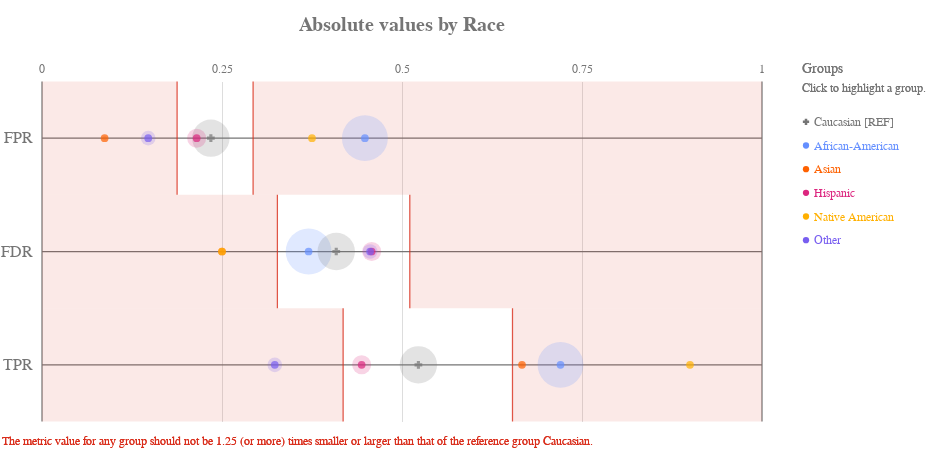

Notebook code for this chart:
### Code cell
plot.absolute(majority_bdf, METRICS, ATTRIBUTE)

### Figure 1 — Vega-Lite specification as saved in the notebook (floating-point values rounded to 4 significant figures)
{"config": {"view": {"continuousWidth": 400, "continuousHeight": 300, "strokeWidth": 0}, "axisLeft": {"labelColor": "rgb(117,117,117)", "labelFont": "Arial", "labelFontSize": 16}, "title": {"align": "center", "baseline": "middle", "color": "rgb(117,117,117)", "font": "Arial", "fontSize": 20, "fontWeight": "bold"}}, "layer": [{"data": {"name": "data-c5b287e18573560343da612219635138"}, "mark": {"type": "rule", "stroke": "rgb(117,117,117)", "strokeWidth": 1.25, "tooltip": ""}, "encoding": {"x": {"type": "quantitative", "field": "start", "scale": {"domain": [0, 1], "range": [40.0, 760.0]}}, "x2": {"field": "end"}, "y": {"type": "nominal", "axis": {"domain": false, "labelAngle": 0, "labelPadding": -30, "orient": "left", "ticks": false, "title": ""}, "field": "y_position", "scale": {"domain": ["FPR", "FDR", "TPR"], "range": [42.5, 382.5]}}}}, {"data": {"name": "data-6cfe259518f6c7b358d8f836a73e6b7f"}, "mark": {"type": "rule", "stroke": "rgb(117,117,117)", "strokeWidth": 1.25, "tooltip": ""}, "encoding": {"x": {"type": "quantitative", "field": "x_position", "scale": {"domain": [0, 1], "range": [40.0, 760.0]}}, "y": {"value": 42.5}, "y2": {"value": 382.5}}}, {"data": {"name": "data-60ed1133fa688d151d36705a369482e0"}, "mark": {"type": "text", "align": "center", "color": "rgb(117,117,117)", "font": "Arial", "fontSize": 12, "fontWeight": "normal", "tooltip": ""}, "encoding": {"text": {"type": "nominal", "field": "value"}, "x": {"type": "quantitative", "field": "value", "scale": {"domain": [0, 1], "range": [40.0, 760.0]}}, "y": {"value": 29.75}}}, {"layer": [{"mark": {"type": "rect", "opacity": 0.8, "stroke": "rgb(217, 46, 28)", "strokeWidth": 1.25, "tooltip": ""}, "encoding": {"x": {"type": "quantitative", "field": "lower_threshold_value", "scale": {"domain": [0, 1], "range": [40.0, 760.0]}}, "x2": {"field": "lower_threshold_value"}, "y": {"type": "nominal", "axis": {"domain": false, "grid": false, "labels": false, "ticks": false, "title": " "}, "field": "metric", "scale": {"domain": ["FPR", "FDR", "TPR"], "range": [42.5, 382.5]}}}}, {"mark": {"type": "rect", "opacity": 0.8, "stroke": "rgb(217, 46, 28)", "strokeWidth": 1.25, "tooltip": ""}, "encoding": {"x": {"type": "quantitative", "field": "upper_threshold_value", "scale": {"domain": [0, 1], "range": [40.0, 760.0]}}, "x2": {"field": "upper_threshold_value"}, "y": {"type": "nominal", "axis": {"domain": false, "grid": false, "labels": false, "ticks": false, "title": " "}, "field": "metric", "scale": {"domain": ["FPR", "FDR", "TPR"], "range": [42.5, 382.5]}}}}, {"layer": [{"mark": {"type": "rect", "fill": "rgb(217, 46, 28)", "opacity": 0.1, "tooltip": ""}, "encoding": {"x": {"type": "quantitative", "field": "lower_threshold_value", "scale": {"domain": [0, 1], "range": [40.0, 760.0]}}, "x2": {"field": "lower_end"}, "y": {"type": "nominal", "axis": {"domain": false, "grid": false, "labels": false, "ticks": false, "title": " "}, "field": "metric", "scale": {"domain": ["FPR", "FDR", "TPR"], "range": [42.5, 382.5]}}}}, {"mark": {"type": "rect", "fill": "rgb(217, 46, 28)", "opacity": 0.1, "tooltip": ""}, "encoding": {"x": {"type": "quantitative", "field": "upper_threshold_value", "scale": {"domain": [0, 1], "range": [40.0, 760.0]}}, "x2": {"field": "upper_end"}, "y": {"type": "nominal", "axis": {"domain": false, "grid": false, "labels": false, "ticks": false, "title": " "}, "field": "metric", "scale": {"domain": ["FPR", "FDR", "TPR"], "range": [42.5, 382.5]}}}}]}, {"data": {"name": "data-79dd248bdaa0ea02c535240e8ad022c8"}, "mark": {"type": "text", "align": "left", "baseline": "top", "fill": "rgb(217, 46, 28)", "font": "Arial", "fontSize": 12, "fontWeight": "normal", "tooltip": ""}, "encoding": {"text": {"value": "The metric value for any group should not be 1.25 (or more) times smaller or larger than that of the reference group Caucasian."}, "x": {"value": 0}, "y": {"value": 396.7}}}], "data": {"name": "data-3f33a5093763f057dc73d08f4b532912"}}, {"layer": [{"mark": "circle"}, {"data": {"name": "data-b47311a8b572c9ae29dfa59d74d228de"}, "mark": {"type": "circle", "opacity": 0.2}, "encoding": {"color": {"condition": {"type": "nominal", "field": "attribute_value", "legend": null, "scale": {"domain": ["Caucasian", "African-American", "Asian", "Hispanic", "Native American", "Other"], "range": ["rgb(117,117,117)", "rgb(100, 143, 255)", "rgb(254, 97, 0)", "rgb(220, 38, 127)", "rgb(255, 176, 0)", "rgb(120, 94, 240)"]}, "selection": "selector069"}, "value": "rgb(224,224,224)"}, "size": {"type": "quantitative", "field": "group_size", "legend": null, "scale": {"domain": [0, 4435.0], "range": [0, 2522.0]}}, "tooltip": [{"type": "nominal", "field": "attribute_value", "title": "Group"}, {"type": "nominal", "field": "tooltip_group_size", "title": "Group Size"}, {"type": "nominal", "field": "tooltip_disparity_explanation_fpr", "title": "Disparity"}, {"type": "quantitative", "field": "fpr", "format": ".2f", "title": "FPR"}], "x": {"type": "quantitative", "axis": {"domain": false, "labels": false, "ticks": false, "title": null, "values": [0.25, 0.5, 0.75]}, "field": "fpr", "scale": {"domain": [0, 1], "range": [40.0, 760.0]}}, "y": {"type": "nominal", "axis": {"domain": false, "grid": false, "labels": false, "ticks": false, "title": " "}, "field": "metric_variable", "scale": {"domain": ["FPR", "FDR", "TPR"], "range": [42.5, 382.5]}}}, "selection": {"selector071": {"type": "multi", "empty": "all", "fields": ["attribute_value"]}}, "transform": [{"calculate": "'FPR'", "as": "metric_variable"}]}, {"data": {"name": "data-b47311a8b572c9ae29dfa59d74d228de"}, "mark": {"type": "circle", "opacity": 0.2}, "encoding": {"color": {"condition": {"type": "nominal", "field": "attribute_value", "legend": null, "scale": {"domain": ["Caucasian", "African-American", "Asian", "Hispanic", "Native American", "Other"], "range": ["rgb(117,117,117)", "rgb(100, 143, 255)", "rgb(254, 97, 0)", "rgb(220, 38, 127)", "rgb(255, 176, 0)", "rgb(120, 94, 240)"]}, "selection": "selector069"}, "value": "rgb(224,224,224)"}, "size": {"type": "quantitative", "field": "group_size", "legend": null, "scale": {"domain": [0, 4435.0], "range": [0, 2522.0]}}, "tooltip": [{"type": "nominal", "field": "attribute_value", "title": "Group"}, {"type": "nominal", "field": "tooltip_group_size", "title": "Group Size"}, {"type": "nominal", "field": "tooltip_disparity_explanation_fdr", "title": "Disparity"}, {"type": "quantitative", "field": "fdr", "format": ".2f", "title": "FDR"}], "x": {"type": "quantitative", "axis": {"domain": false, "labels": false, "ticks": false, "title": null, "values": [0.25, 0.5, 0.75]}, "field": "fdr", "scale": {"domain": [0, 1], "range": [40.0, 760.0]}}, "y": {"type": "nominal", "axis": {"domain": false, "grid": false, "labels": false, "ticks": false, "title": " "}, "field": "metric_variable", "scale": {"domain": ["FPR", "FDR", "TPR"], "range": [42.5, 382.5]}}}, "selection": {"selector073": {"type": "multi", "empty": "all", "fields": ["attribute_value"]}}, "transform": [{"calculate": "'FDR'", "as": "metric_variable"}]}, {"data": {"name": "data-b47311a8b572c9ae29dfa59d74d228de"}, "mark": {"type": "circle", "opacity": 0.2}, "encoding": {"color": {"condition": {"type": "nominal", "field": "attribute_value", "legend": null, "scale": {"domain": ["Caucasian", "African-American", "Asian", "Hispanic", "Native American", "Other"], "range": ["rgb(117,117,117)", "rgb(100, 143, 255)", "rgb(254, 97, 0)", "rgb(220, 38, 127)", "rgb(255, 176, 0)", "rgb(120, 94, 240)"]}, "selection": "selector069"}, "value": "rgb(224,224,224)"}, "size": {"type": "quantitative", "field": "group_size", "legend": null, "scale": {"domain": [0, 4435.0], "range": [0, 2522.0]}}, "tooltip": [{"type": "nominal", "field": "attribute_value", "title": "Group"}, {"type": "nominal", "field": "tooltip_group_size", "title": "Group Size"}, {"type": "nominal", "field": "tooltip_disparity_explanation_tpr", "title": "Disparity"}, {"type": "quantitative", "field": "tpr", "format": ".2f", "title": "TPR"}], "x": {"type": "quantitative", "axis": {"domain": false, "labels": false, "ticks": false, "title": null, "values": [0.25, 0.5, 0.75]}, "field": "tpr", "scale": {"domain": [0, 1], "range": [40.0, 760.0]}}, "y": {"type": "nominal", "axis": {"domain": false, "grid": false, "labels": false, "ticks": false, "title": " "}, "field": "metric_variable", "scale": {"domain": ["FPR", "FDR", "TPR"], "range": [42.5, 382.5]}}}, "selection": {"selector075": {"type": "multi", "empty": "all", "fields": ["attribute_value"]}}, "transform": [{"calculate": "'TPR'", "as": "metric_variable"}]}, {"layer": [{"mark": "point"}, {"data": {"name": "data-b47311a8b572c9ae29dfa59d74d228de"}, "mark": {"type": "point", "filled": true, "size": 60}, "encoding": {"color": {"condition": {"type": "nominal", "field": "attribute_value", "legend": null, "scale": {"domain": ["Caucasian", "African-American", "Asian", "Hispanic", "Native American", "Other"], "range": ["rgb(117,117,117)", "rgb(100, 143, 255)", "rgb(254, 97, 0)", "rgb(220, 38, 127)", "rgb(255, 176, 0)", "rgb(120, 94, 240)"]}, "selection": "selector069"}, "value": "rgb(224,224,224)"}, "shape": {"type": "nominal", "field": "attribute_value", "legend": null, "scale": {"domain": ["Caucasian", "African-American", "Asian", "Hispanic", "Native American", "Other"], "range": ["cross", "circle", "circle", "circle", "circle", "circle"]}}, "tooltip": [{"type": "nominal", "field": "attribute_value", "title": "Group"}, {"type": "nominal", "field": "tooltip_group_size", "title": "Group Size"}, {"type": "nominal", "field": "tooltip_disparity_explanation_fpr", "title": "Disparity"}, {"type": "quantitative", "field": "fpr", "format": ".2f", "title": "FPR"}], "x": {"type": "quantitative", "axis": {"domain": false, "labels": false, "ticks": false, "title": null, "values": [0.25, 0.5, 0.75]}, "field": "fpr", "scale": {"domain": [0, 1], "range": [40.0, 760.0]}}, "y": {"type": "nominal", "axis": {"domain": false, "grid": false, "labels": false, "ticks": false, "title": " "}, "field": "metric_variable", "scale": {"domain": ["FPR", "FDR", "TPR"], "range": [42.5, 382.5]}}}, "selection": {"selector070": {"type": "multi", "empty": "all", "fields": ["attribute_value"]}}, "transform": [{"calculate": "'FPR'", "as": "metric_variable"}]}, {"data": {"name": "data-b47311a8b572c9ae29dfa59d74d228de"}, "mark": {"type": "point", "filled": true, "size": 60}, "encoding": {"color": {"condition": {"type": "nominal", "field": "attribute_value", "legend": null, "scale": {"domain": ["Caucasian", "African-American", "Asian", "Hispanic", "Native American", "Other"], "range": ["rgb(117,117,117)", "rgb(100, 143, 255)", "rgb(254, 97, 0)", "rgb(220, 38, 127)", "rgb(255, 176, 0)", "rgb(120, 94, 240)"]}, "selection": "selector069"}, "value": "rgb(224,224,224)"}, "shape": {"type": "nominal", "field": "attribute_value", "legend": null, "scale": {"domain": ["Caucasian", "African-American", "Asian", "Hispanic", "Native American", "Other"], "range": ["cross", "circle", "circle", "circle", "circle", "circle"]}}, "tooltip": [{"type": "nominal", "field": "attribute_value", "title": "Group"}, {"type": "nominal", "field": "tooltip_group_size", "title": "Group Size"}, {"type": "nominal", "field": "tooltip_disparity_explanation_fdr", "title": "Disparity"}, {"type": "quantitative", "field": "fdr", "format": ".2f", "title": "FDR"}], "x": {"type": "quantitative", "axis": {"domain": false, "labels": false, "ticks": false, "title": null, "values": [0.25, 0.5, 0.75]}, "field": "fdr", "scale": {"domain": [0, 1], "range": [40.0, 760.0]}}, "y": {"type": "nominal", "axis": {"domain": false, "grid": false, "labels": false, "ticks": false, "title": " "}, "field": "metric_variable", "scale": {"domain": ["FPR", "FDR", "TPR"], "range": [42.5, 382.5]}}}, "selection": {"selector072": {"type": "multi", "empty": "all", "fields": ["attribute_value"]}}, "transform": [{"calculate": "'FDR'", "as": "metric_variable"}]}, {"data": {"name": "data-b47311a8b572c9ae29dfa59d74d228de"}, "mark": {"type": "point", "filled": true, "size": 60}, "encoding": {"color": {"condition": {"type": "nominal", "field": "attribute_value", "legend": null, "scale": {"domain": ["Caucasian", "African-American", "Asian", "Hispanic", "Native American", "Other"], "range": ["rgb(117,117,117)", "rgb(100, 143, 255)", "rgb(254, 97, 0)", "rgb(220, 38, 127)", "rgb(255, 176, 0)", "rgb(120, 94, 240)"]}, "selection": "selector069"}, "value": "rgb(224,224,224)"}, "shape": {"type": "nominal", "field": "attribute_value", "legend": null, "scale": {"domain": ["Caucasian", "African-American", "Asian", "Hispanic", "Native American", "Other"], "range": ["cross", "circle", "circle", "circle", "circle", "circle"]}}, "tooltip": [{"type": "nominal", "field": "attribute_value", "title": "Group"}, {"type": "nominal", "field": "tooltip_group_size", "title": "Group Size"}, {"type": "nominal", "field": "tooltip_disparity_explanation_tpr", "title": "Disparity"}, {"type": "quantitative", "field": "tpr", "format": ".2f", "title": "TPR"}], "x": {"type": "quantitative", "axis": {"domain": false, "labels": false, "ticks": false, "title": null, "values": [0.25, 0.5, 0.75]}, "field": "tpr", "scale": {"domain": [0, 1], "range": [40.0, 760.0]}}, "y": {"type": "nominal", "axis": {"domain": false, "grid": false, "labels": false, "ticks": false, "title": " "}, "field": "metric_variable", "scale": {"domain": ["FPR", "FDR", "TPR"], "range": [42.5, 382.5]}}}, "selection": {"selector074": {"type": "multi", "empty": "all", "fields": ["attribute_value"]}}, "transform": [{"calculate": "'TPR'", "as": "metric_variable"}]}]}]}, {"layer": [{"mark": {"type": "point", "filled": true, "opacity": 1, "size": 39.48}, "encoding": {"color": {"condition": {"type": "nominal", "field": "attribute_value", "legend": null, "scale": {"domain": ["Caucasian", "African-American", "Asian", "Hispanic", "Native American", "Other"], "range": ["rgb(117,117,117)", "rgb(100, 143, 255)", "rgb(254, 97, 0)", "rgb(220, 38, 127)", "rgb(255, 176, 0)", "rgb(120, 94, 240)"]}, "selection": "selector069"}, "value": "rgb(224,224,224)"}, "shape": {"type": "nominal", "field": "attribute_value", "legend": null, "scale": {"domain": ["Caucasian", "African-American", "Asian", "Hispanic", "Native American", "Other"], "range": ["cross", "circle", "circle", "circle", "circle", "circle"]}}, "x": {"value": 804}, "y": {"type": "nominal", "axis": {"domain": false, "grid": false, "labels": false, "ticks": false, "title": " "}, "field": "attribute_value", "scale": {"domain": ["Caucasian", "African-American", "Asian", "Hispanic", "Native American", "Other"], "range": [71, 213]}}}, "selection": {"selector069": {"type": "multi", "empty": "all", "fields": ["attribute_value"]}}}, {"mark": {"type": "text", "align": "left", "baseline": "middle", "font": "Arial", "fontSize": 12, "fontWeight": "normal"}, "encoding": {"color": {"condition": {"type": "nominal", "field": "attribute_value", "legend": null, "scale": {"domain": ["Caucasian", "African-American", "Asian", "Hispanic", "Native American", "Other"], "range": ["rgb(117,117,117)", "rgb(100, 143, 255)", "rgb(254, 97, 0)", "rgb(220, 38, 127)", "rgb(255, 176, 0)", "rgb(120, 94, 240)"]}, "selection": "selector069"}, "value": "rgb(224,224,224)"}, "text": {"type": "nominal", "field": "label"}, "x": {"value": 812}, "y": {"type": "nominal", "axis": {"domain": false, "grid": false, "labels": false, "ticks": false, "title": " "}, "field": "attribute_value", "scale": {"domain": ["Caucasian", "African-American", "Asian", "Hispanic", "Native American", "Other"], "range": [71, 213]}}}, "selection": {"selector076": {"type": "multi", "empty": "all", "fields": ["attribute_value"]}}}, {"data": {"name": "data-79dd248bdaa0ea02c535240e8ad022c8"}, "mark": {"type": "text", "align": "left", "baseline": "middle", "color": "rgb(117,117,117)", "font": "Arial", "fontSize": 12, "fontWeight": "normal"}, "encoding": {"text": {"value": "Click to highlight a group."}, "x": {"value": 800}, "y": {"value": 49}}}, {"data": {"name": "data-79dd248bdaa0ea02c535240e8ad022c8"}, "mark": {"type": "text", "align": "left", "baseline": "middle", "color": "rgb(117,117,117)", "font": "Arial", "fontSize": 14, "fontWeight": "normal"}, "encoding": {"text": {"value": "Groups"}, "x": {"value": 800}, "y": {"value": 30}}}], "data": {"name": "data-88ed55fc5802429837a290e492c87da9"}}], "height": 425, "padding": {"top": 15, "bottom": 10}, "resolve": {"scale": {"size": "independent", "y": "independent"}}, "title": "Absolute values by Race", "width": 800, "$schema": "https://vega.github.io/schema/vega-lite/v4.8.1.json", "datasets": {"data-c5b287e18573560343da612219635138": [{"y_position": "FPR", "start": 0, "end": 1}, {"y_position": "FDR", "start": 0, "end": 1}, {"y_position": "TPR", "start": 0, "end": 1}], "data-6cfe259518f6c7b358d8f836a73e6b7f": [{"x_position": 0}, {"x_position": 1}], "data-60ed1133fa688d151d36705a369482e0": [{"value": 0.0}, {"value": 0.25}, {"value": 0.5}, {"value": 0.75}, {"value": 1.0}], "data-3f33a5093763f057dc73d08f4b532912": [{"lower_end": 0, "upper_end": 1, "lower_threshold_value": 0.1876, "upper_threshold_value": 0.2932, "metric": "FPR"}, {"lower_end": 0, "upper_end": 1, "lower_threshold_value": 0.3269, "upper_threshold_value": 0.5108, "metric": "FDR"}, {"lower_end": 0, "upper_end": 1, "lower_threshold_value": 0.4182, "upper_threshold_value": 0.6535, "metric": "TPR"}], "data-79dd248bdaa0ea02c535240e8ad022c8": [{"a": 1, "b": 0}, {"a": 1, "b": 0}], "data-b47311a8b572c9ae29dfa59d74d228de": [{"attribute_name": "race", "attribute_value": "African-American", "group_size": 3696, "total_entities": 7214, "fpr": 0.4485, "fdr": 0.3703, "tpr": 0.7201, "fpr_disparity": 1.912, "fdr_disparity": 0.9061, "tpr_disparity": 1.378, "fpr_disparity_scaled": 0.9121, "fdr_disparity_scaled": -0.1036, "tpr_disparity_scaled": 0.3775, "tooltip_group_size": "3,696 (51.23%)", "tooltip_disparity_explanation_fpr": "1.91 times larger FPR than the reference group", "tooltip_disparity_explanation_fdr": "1.10 times smaller FDR than the reference group", "tooltip_disparity_explanation_tpr": "1.38 times larger TPR than the reference group"}, {"attribute_name": "race", "attribute_value": "Asian", "group_size": 32, "total_entities": 7214, "fpr": 0.08696, "fdr": 0.25, "tpr": 0.6667, "fpr_disparity": 0.3707, "fdr_disparity": 0.6117, "tpr_disparity": 1.275, "fpr_disparity_scaled": -1.697, "fdr_disparity_scaled": -0.6347, "tpr_disparity_scaled": 0.2752, "tooltip_group_size": "32 (0.44%)", "tooltip_disparity_explanation_fpr": "2.70 times smaller FPR than the reference group", "tooltip_disparity_explanation_fdr": "1.63 times smaller FDR than the reference group", "tooltip_disparity_explanation_tpr": "1.28 times larger TPR than the reference group"}, {"attribute_name": "race", "attribute_value": "Caucasian", "group_size": 2454, "total_entities": 7214, "fpr": 0.2345, "fdr": 0.4087, "tpr": 0.5228, "fpr_disparity": 1.0, "fdr_disparity": 1.0, "tpr_disparity": 1.0, "fpr_disparity_scaled": 0.0, "fdr_disparity_scaled": 0.0, "tpr_disparity_scaled": 0.0, "tooltip_group_size": "2,454 (34.02%)", "tooltip_disparity_explanation_fpr": "Reference group", "tooltip_disparity_explanation_fdr": "Reference group", "tooltip_disparity_explanation_tpr": "Reference group"}, {"attribute_name": "race", "attribute_value": "Hispanic", "group_size": 637, "total_entities": 7214, "fpr": 0.2148, "fdr": 0.4579, "tpr": 0.444, "fpr_disparity": 0.9159, "fdr_disparity": 1.12, "tpr_disparity": 0.8492, "fpr_disparity_scaled": -0.09184, "fdr_disparity_scaled": 0.1205, "tpr_disparity_scaled": -0.1775, "tooltip_group_size": "637 (8.83%)", "tooltip_disparity_explanation_fpr": "1.09 times smaller FPR than the reference group", "tooltip_disparity_explanation_fdr": "1.12 times larger FDR than the reference group", "tooltip_disparity_explanation_tpr": "1.18 times smaller TPR than the reference group"}, {"attribute_name": "race", "attribute_value": "Native American", "group_size": 18, "total_entities": 7214, "fpr": 0.375, "fdr": 0.25, "tpr": 0.9, "fpr_disparity": 1.599, "fdr_disparity": 0.6117, "tpr_disparity": 1.722, "fpr_disparity_scaled": 0.5989, "fdr_disparity_scaled": -0.6347, "tpr_disparity_scaled": 0.7216, "tooltip_group_size": "18 (0.25%)", "tooltip_disparity_explanation_fpr": "1.60 times larger FPR than the reference group", "tooltip_disparity_explanation_fdr": "1.63 times smaller FDR than the reference group", "tooltip_disparity_explanation_tpr": "1.72 times larger TPR than the reference group"}, {"attribute_name": "race", "attribute_value": "Other", "group_size": 377, "total_entities": 7214, "fpr": 0.1475, "fdr": 0.4557, "tpr": 0.3233, "fpr_disparity": 0.6291, "fdr_disparity": 1.115, "tpr_disparity": 0.6184, "fpr_disparity_scaled": -0.5897, "fdr_disparity_scaled": 0.1151, "tpr_disparity_scaled": -0.617, "tooltip_group_size": "377 (5.23%)", "tooltip_disparity_explanation_fpr": "1.59 times smaller FPR than the reference group", "tooltip_disparity_explanation_fdr": "1.12 times larger FDR than the reference group", "tooltip_disparity_explanation_tpr": "1.62 times smaller TPR than the reference group"}], "data-88ed55fc5802429837a290e492c87da9": [{"attribute_value": "Caucasian", "label": "Caucasian [REF]"}, {"attribute_value": "African-American", "label": "African-American"}, {"attribute_value": "Asian", "label": "Asian"}, {"attribute_value": "Hispanic", "label": "Hispanic"}, {"attribute_value": "Native American", "label": "Native American"}, {"attribute_value": "Other", "label": "Other"}]}}
